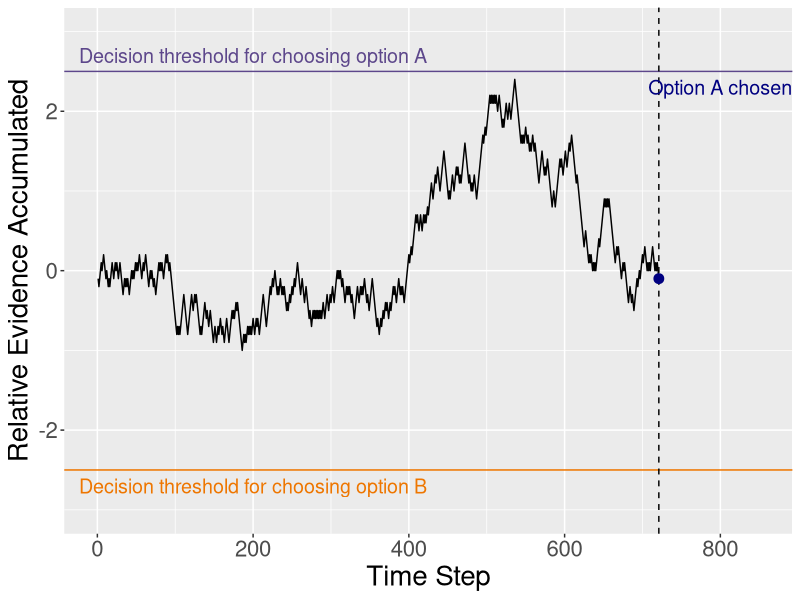
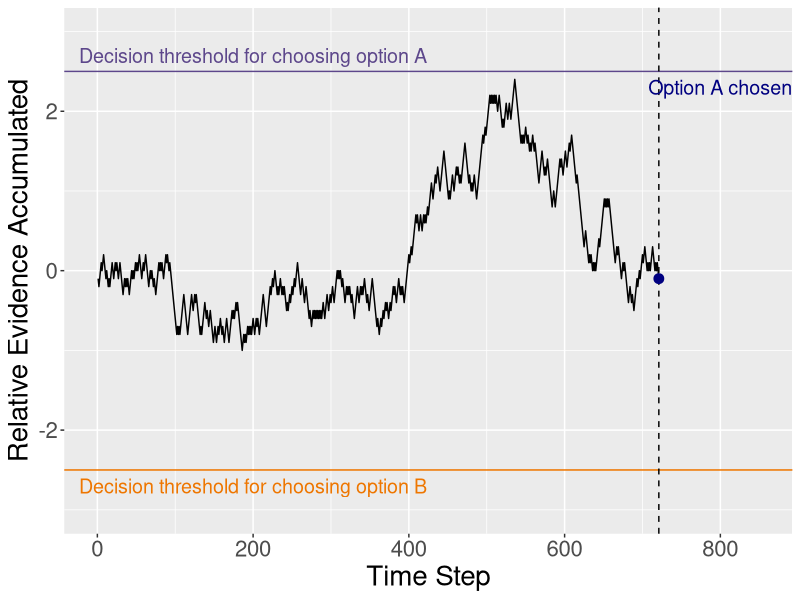

Write the R code that produced these figures, in order.
setwd("C:/Anna/addm_writeup")
library(data.table)
library(ggplot2)

set.seed(10)

n <- 1000
x <- cumsum(sample(c(-0.1, 0.1), n, TRUE))

data <- data.table("Time_step" = c(seq(1:1000)), "Relative_Evidence" = x) 

ggplot(data = data[Time_step <= 721], aes(x = Time_step, y = Relative_Evidence)) + geom_line() + 
  geom_hline(yintercept = 2.5, colour ="mediumpurple4") + 
  geom_hline(yintercept = -2.5, colour ="darkorange2") + xlim(c(0,850)) + ylim(c(-3,3)) +
  annotate("text", x = 200, y = 2.7,size = 5, label = "Decision threshold for choosing option A", colour = "mediumpurple4")+
  annotate("text", x = 200, y = -2.7,size = 5, label = "Decision threshold for choosing option B", colour = "darkorange2") +
  geom_vline(xintercept = 721, linetype = "dashed") + 
  geom_point(data= data[Time_step == 721,], colour = "navyblue", size = 3) +
  xlab("Time Step") + ylab("Relative Evidence Accumulated") +
  annotate("text", x = 800, y = 2.3, label = "Option A chosen", colour = "navyblue", size = 5) +
  theme(text = element_text(size = 20))
ggsave("c1_randomwalk.pdf")